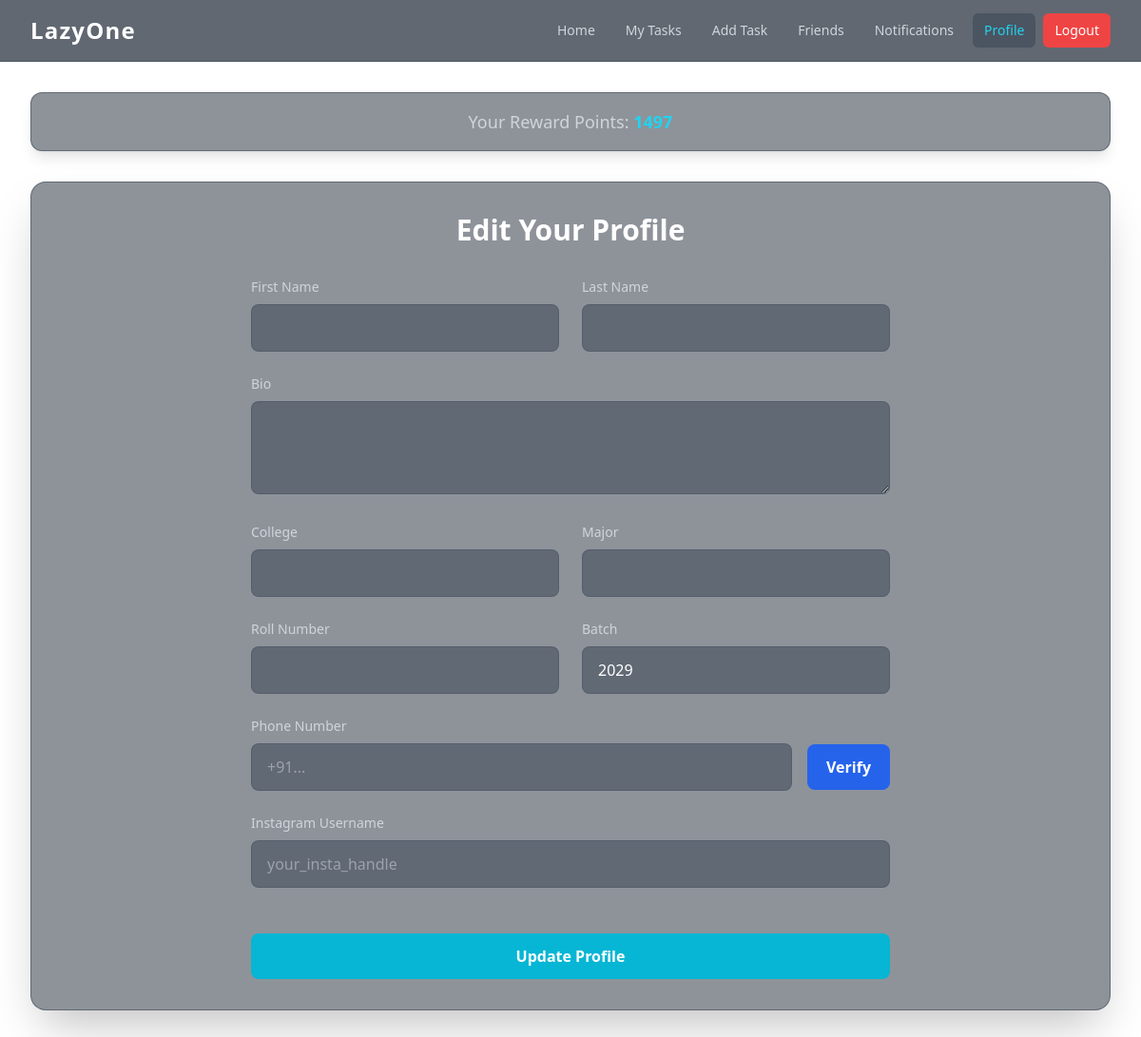
Page /profile/ (signed in) on the earlier database version.
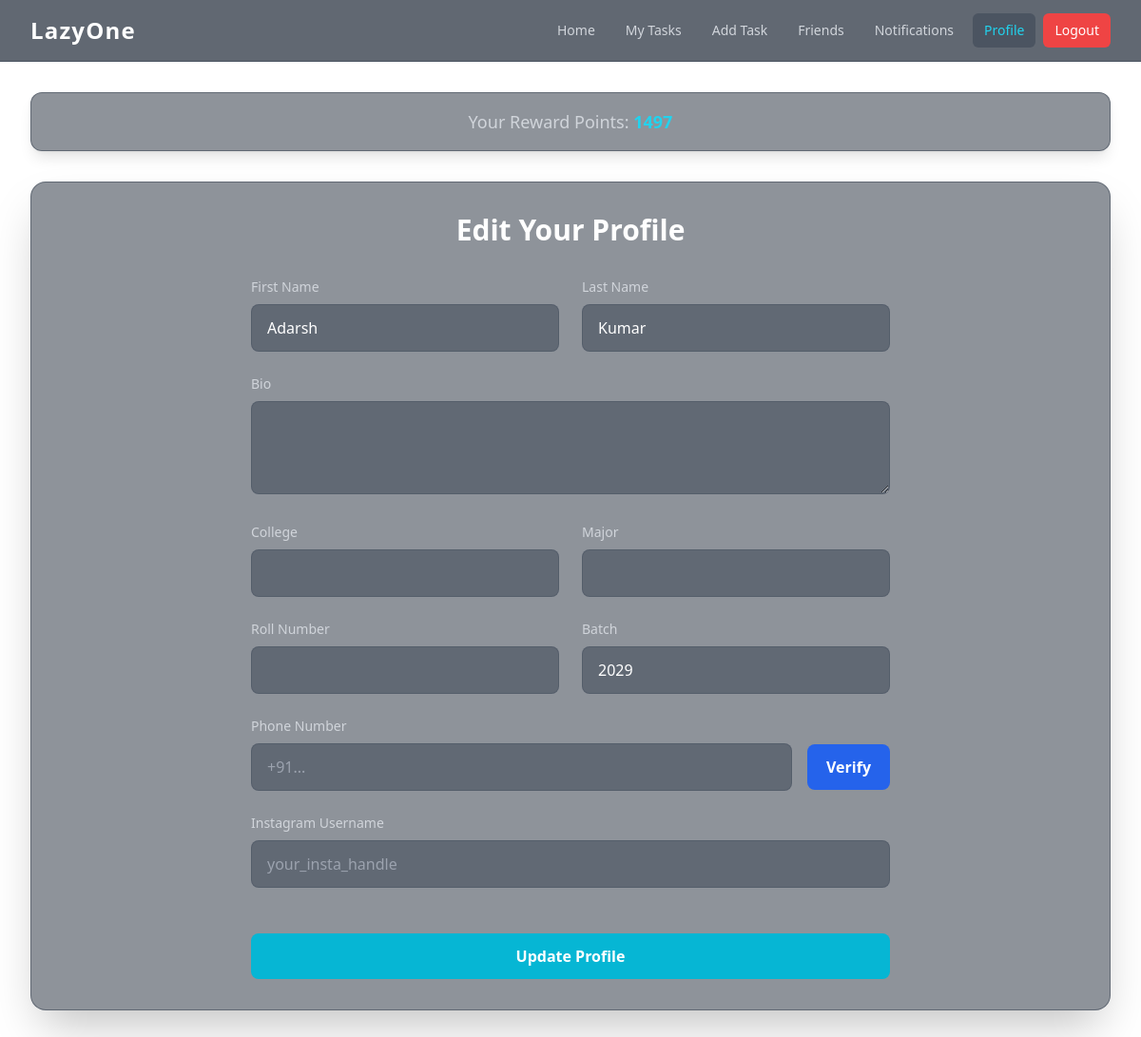
Same page on the later database version.
### basic/models.py (models this page shows, shortened)
class UserProfile(models.Model):
    user = models.OneToOneField(User, on_delete=models.CASCADE)
    bio = models.CharField(max_length=300,blank=True)
    first_name = models.CharField(max_length=50, blank=True)
    last_name = models.CharField(max_length=50, blank=True)
    college = models.CharField(max_length=100, blank=True)
    room_no = models.CharField(max_length=20, blank=True)
    major = models.CharField(max_length=100, blank=True)
    hostel = models.CharField(max_length=100, blank=True)
    roll_no = models.CharField(max_length=100, blank=True)
    batch = models.IntegerField(default=2029)
    friends = models.ManyToManyField('self', blank=True)
    rewards = models.IntegerField(default=1500)
    phone_number = models.CharField(max_length=20, blank=True)
    is_phone_verified = models.BooleanField(default=False)
    instagram_username = models.CharField(max_length=100, blank=True)
    is_instagram_verified = models.BooleanField(default=False)
    firebase_uid = models.CharField(max_length=128, blank=True, null=True, unique=True)

### basic/views.py (the view, shortened to what this page needs)
# urls.py: path('profile/', views.profile_view, name='profile'), # This is for the logged-in user's own profile
@login_required(login_url='/login')
def profile_view(request):
    profile, created = UserProfile.objects.get_or_create(user=request.user)
    return render(request, 'profile.html', {'profile': profile})

### basic/context_processors.py (called while the page is built)
def firebase_keys(request):
    return {
        'FIREBASE_API_KEY': settings.FIREBASE_API_KEY,
        'FIREBASE_AUTH_DOMAIN': settings.FIREBASE_AUTH_DOMAIN,
        'FIREBASE_PROJECT_ID': settings.FIREBASE_PROJECT_ID,
        'FIREBASE_STORAGE_BUCKET': settings.FIREBASE_STORAGE_BUCKET,
        'FIREBASE_MESSAGING_SENDER_ID': settings.FIREBASE_MESSAGING_SENDER_ID,
        'FIREBASE_APP_ID': settings.FIREBASE_APP_ID,
    }

### basic/templates/profile.html (shortened to what the changed rows need)
{% extends 'base.html' %}
{% block content %}
<h2 class="text-3xl font-bold text-white mb-8 text-center">Edit Your Profile</h2>
<form method="post" class="space-y-6 max-w-2xl mx-auto">
    <div class="grid grid-cols-1 md:grid-cols-2 gap-6">
        <div>
            <label for="first_name" class="block text-sm font-medium text-gray-300 mb-2">First Name</label>
            <input type="text" id="first_name" name="first_name" value="{{ profile.first_name }}" class="w-full px-4 py-3 bg-gray-700/50 border border-gray-600/50 rounded-lg text-white placeholder-gray-400 focus:outline-none focus:ring-2 focus:ring-cyan-400 transition-shadow duration-200">
        </div>
        <div>
            <label for="last_name" class="block text-sm font-medium text-gray-300 mb-2">Last Name</label>
            <input type="text" id="last_name" name="last_name" value="{{ profile.last_name }}" class="w-full px-4 py-3 bg-gray-700/50 border border-gray-600/50 rounded-lg text-white placeholder-gray-400 focus:outline-none focus:ring-2 focus:ring-cyan-400 transition-shadow duration-200">
        </div>
    </div>
    <div class="grid grid-cols-1 md:grid-cols-2 gap-6">
        <div>
            <label for="batch" class="block text-sm font-medium text-gray-300 mb-2">Batch</label>
            <input type="number" id="batch" name="batch" value="{{ profile.batch }}" class="w-full px-4 py-3 bg-gray-700/50 border border-gray-600/50 rounded-lg text-white placeholder-gray-400 focus:outline-none focus:ring-2 focus:ring-cyan-400 transition-shadow duration-200">
        </div>
    </div>
</form>
{% endblock %}

Differences in the rows shown:
changed UserProfile: first_name (not shown) → "Adarsh"; last_name (not shown) → "Kumar"
